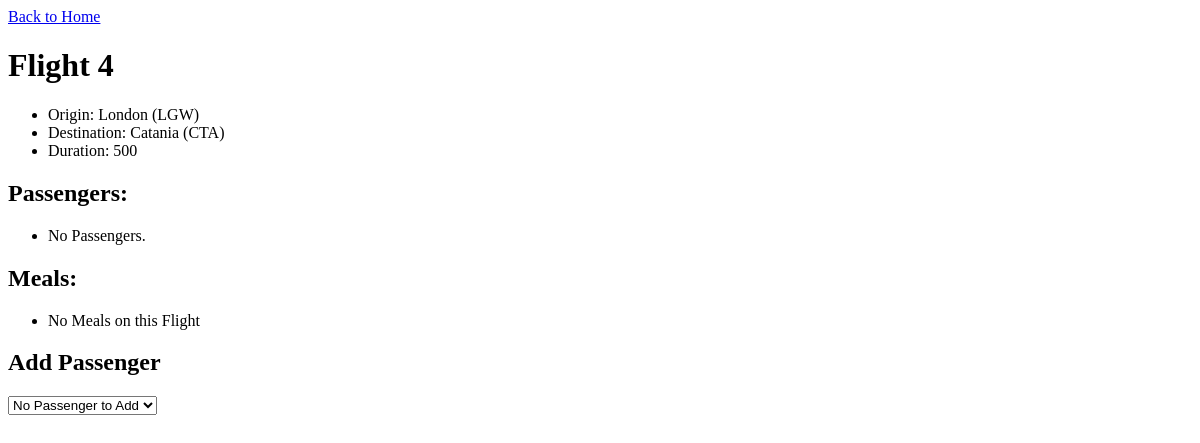
Before: /flights/4/ with the older database file.
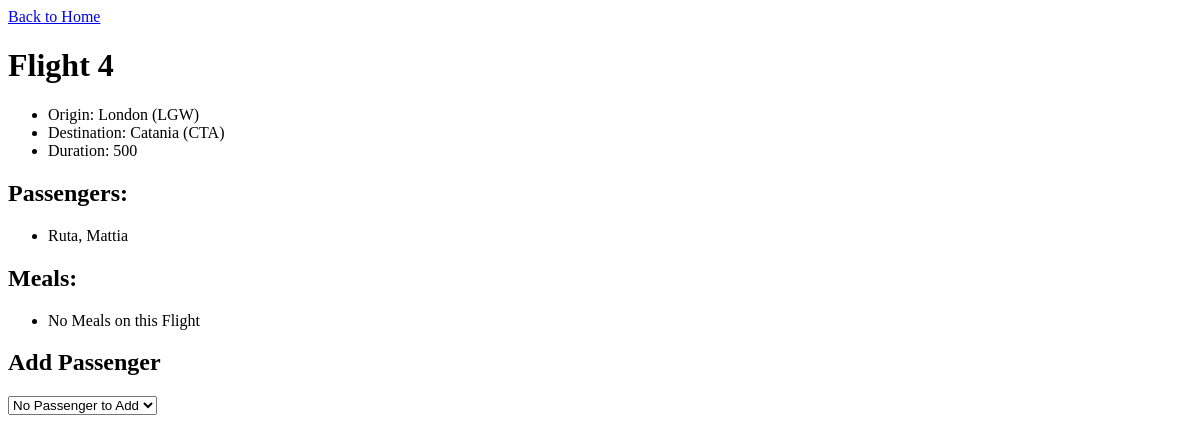
After: the same page with the newer database file.
### flights/models.py (models this page shows, shortened)
class Flight(models.Model):
    origin = models.ForeignKey(Airport, on_delete=models.CASCADE, related_name="departures")
    destination = models.ForeignKey(Airport, on_delete=models.CASCADE, related_name="arrivals")
    duration = models.IntegerField()

class Airport(models.Model):
    code = models.CharField(max_length=3)
    city = models.CharField(max_length=64)
    def __str__(self):
        return f"{self.city} ({self.code})"

class Passenger(models.Model):
    surname = models.CharField(max_length=64)
    first_name = models.CharField(max_length=64)
    flight = models.ManyToManyField(Flight, blank=True, related_name="passengers")
    food_choice = models.ManyToManyField(Food, blank=True, related_name="food_choice")
    meal = models.ManyToManyField(Flight, blank=True, related_name="meal")

### flights/views.py (the view)
# urls.py: path("<int:flight_id>/", views.flight, name='flight'),
def flight(request, flight_id):
    flight = Flight.objects.get(pk=flight_id)
    return render(request, "flight.html", {
        "flight": flight,
        "passengers": flight.passengers.all(),
        "non_passengers": Passenger.objects.exclude(flight=flight).all(),
        "meal": flight.meal.all(),
    })

### flights/templates/flight.html (shortened to what this page needs)
{% extends "layout.html" %}
{% block body %}
<h1>Flight {{ flight.id }}</h1>
<ul>
  <li>Origin: {{ flight.origin }}</li>
  <li>Destination: {{ flight.destination }}</li>
  <li>Duration: {{ flight.duration }}</li>
</ul>
<h2>Passengers:</h2>
<ul>
  {% for passenger in passengers %}
  <li>{{ passenger.surname }}, {{ passenger.first_name }}</li>
  {% empty %}
  <li>No Passengers.</li>
  {% endfor %}
</ul>
<h2>Meals:</h2>
<ul>
  {% for meal in meal %}
  <li>{{ flight.meal }}</li>
  {% empty %}
  <li>No Meals on this Flight</li>
  {% endfor %}
</ul>
<h2>Add Passenger</h2>
<form action="{% url 'book' flight.id %}" method="post">
  <select name="passenger">
    {% for passenger in non_passengers %}
      <option value="{{ passenger.id }}">{{ passenger }}</option>
      <input type="submit">
    {% empty %}
      <option>No Passenger to Add</option>
    {% endfor %}
  </select>
</form>
{% endblock %}

### flights/templates/layout.html (shortened to what this page needs)
<!doctype html>
<html lang="en">
<head>
</head>
<body>
<div>
  <a href="{% url 'index' %}">Back to Home</a>
</div>
<div>
  {% block body %}
  {% endblock %}
</div>
</body>
</html>

Changed rows visible on the page:
added Passenger: surname "Ruta", first_name "Mattia"
Other visible differences:
text no longer shown: "No Passengers."
